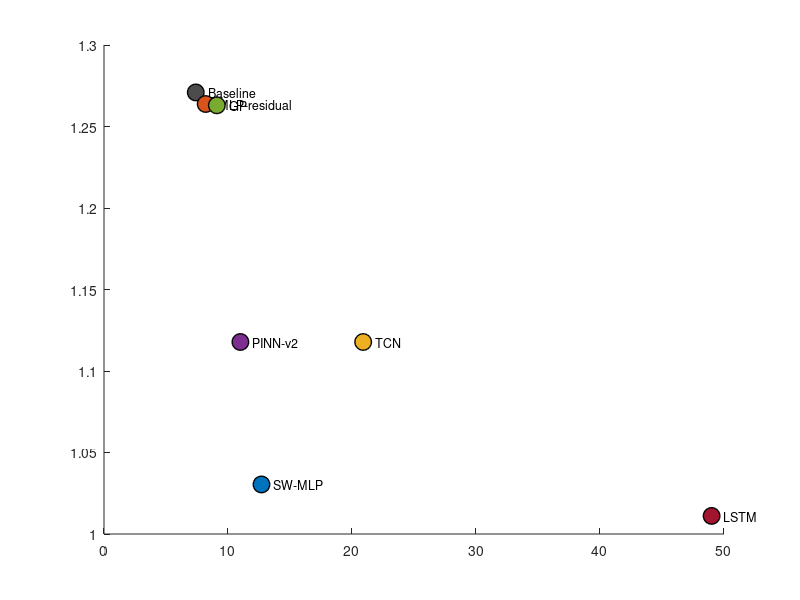

This chart was generated by the following MATLAB code: (Note: this script raises an error after producing the figure.)
function generate_cost_vs_accuracy_scatter()
names = {'Baseline','MLP-residual','GP','SW-MLP','PINN-v2','TCN','LSTM'};
rmse  = [1.2709, 1.2638, 1.2630, 1.0304, 1.1178, 1.1178, 1.0111];
cpu   = [7.4,    8.2,    9.1,    12.7,   11.0,   20.9,   49.0];
colors = [0.30 0.30 0.30; 0.85 0.33 0.10; 0.47 0.67 0.19; 0.00 0.45 0.74; 0.49 0.18 0.56; 0.93 0.69 0.13; 0.64 0.08 0.18];
f = figure('Color','w','Position',[40 40 800 600]); hold on;
for i = 1:numel(names)
    plot(cpu(i), rmse(i), 'o', 'MarkerSize', 12, 'MarkerFaceColor', colors(i,:), 'MarkerEdgeColor', 'k', 'LineWidth', 1);
    text(cpu(i)+1, rmse(i), names{i}, 'FontSize', 9);
end
xline(100, 'r--', 'T_s = 100ms budget', 'LineWidth', 1.2, 'FontSize', 9);
xlabel('Mean CPU per step (ms)', 'FontSize', 11); ylabel('Closed-loop RMSE (rpm)', 'FontSize', 11);
title('Computational Cost vs. Tracking Accuracy, All Manual-Bypass Controllers', 'FontWeight','bold','FontSize',12);
grid on; xlim([0,60]);
fig_dir = fullfile(pwd,'figures'); if ~isfolder(fig_dir), mkdir(fig_dir); end
print(f, fullfile(fig_dir,'FigG_CostVsAccuracy'), '-dpng','-r150');
fprintf('Saved figures/FigG_CostVsAccuracy.png\n');
end
